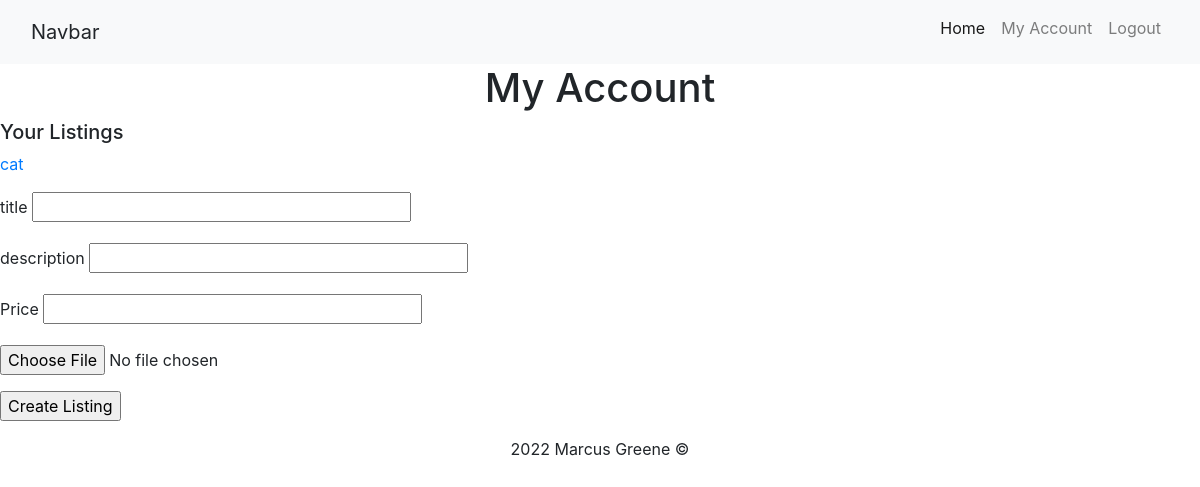
The page /my_account (signed in) on the database as committed earlier.
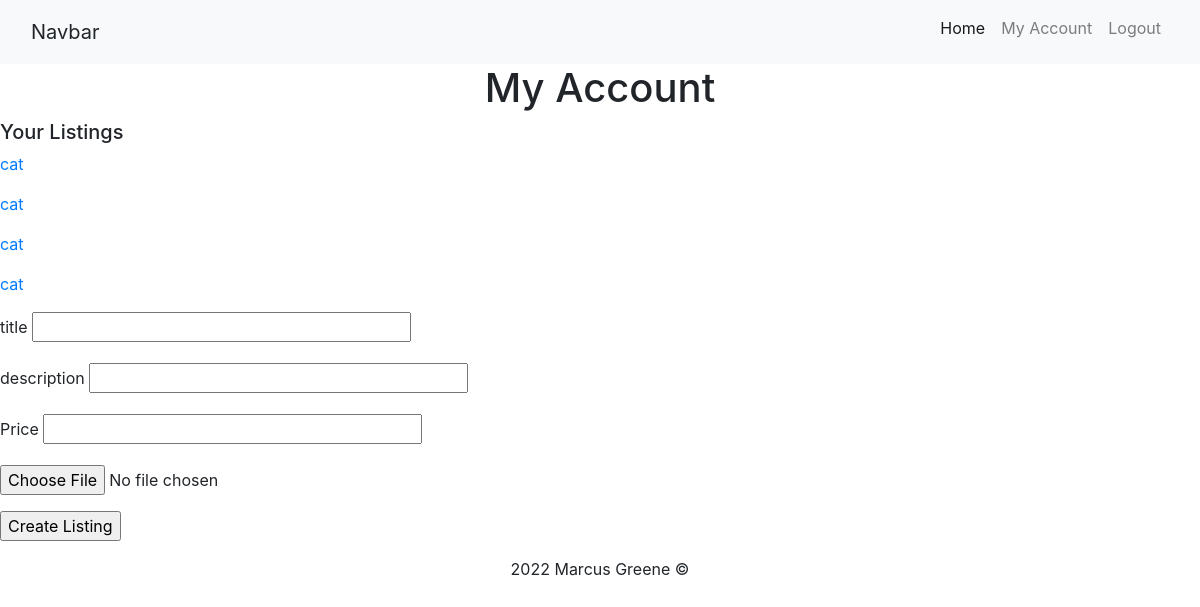
The same page on the database as committed later.
### models.py (models this page shows)
class Listing(db.Model):
    id = db.Column(db.Integer, primary_key=True)
    price = db.Column(db.String(30), index = True, unique=False)
    title = db.Column(db.String(50), index=True, unique=False)
    description = db.Column(db.String(500), unique= False, index=False)
    image = db.Column(db.LargeBinary)
    mimetype = db.Column(db.Text)
    user_id = db.Column(db.Integer, db.ForeignKey("user.id"))

### routes.py (the view, shortened to what this page needs)
@app.route('/my_account', methods=['GET', 'POST'])
def my_account():
  listings = Listing.query.filter_by(user_id=current_user.id).all()
  print(listings)
  form = Newlisting()
  return render_template('selling.html', title = "My Account", form=form, listings = listings)

### forms.py
class Newlisting(FlaskForm):
    title = StringField(label = "title", validators=[DataRequired()])
    description = StringField(label= "description", validators=[DataRequired()])
    price = StringField(label= "Price", validators=[DataRequired()])
    submit = SubmitField("Create Listing")

### models.py (called while the page is built)
@login.user_loader
def load_user(id):
    return User.query.get(int(id))

### templates/selling.html (shortened to what this page needs)
{% extends 'base.html' %}
{% block content %}
<center> <h1>My Account</h1></center>
<h5 style="text-align: left;">Your Listings</h5>
{% for listing in listings %}
<a href="/listings/{{listing.id}}"><p>{{listing.title}}</p></a>
{% endfor %}
<form action="" method='POST' enctype="multipart/form-data" novalidate>
    <p>
        {{ form.title.label }}
        {{ form.title(size=32) }}
    </p>
    <p>
        {{ form.description.label }}
        {{ form.description(size=32) }}
    </p>
    <p>
        {{ form.price.label }}
        {{ form.price(size=32) }}
    </p>
    <p>
        <input type="file" name="pic"/>
    </p>
    <p>
        {{ form.submit }}
    </p>
</form>
{% endblock %}

### templates/base.html (shortened to what this page needs)
<!DOCTYPE html>
<html lang="en">
<head>
  <link rel="stylesheet" href="https://stackpath.bootstrapcdn.com/bootstrap/4.2.1/css/bootstrap.min.css">
  <nav class="navbar navbar-expand-lg navbar-light bg-light">
    <div class="container-fluid">
      <a class="navbar-brand">Navbar</a>
      <ul class="navbar-nav me-auto mb-2 b-lg-0">
        <li class="nav-item">
          <a class="nav-link active" href="/">Home</a>
        </li>
        {% if current_user.is_authenticated %}
        <li class="nav-item">
          <a class="nav-link" href="/my_account">My Account</a>
        </li>
        <li class="nav-item">
          <a class="nav-link" href="/logout">Logout</a>
        </li>
        {% endif %}
      </ul>
    </div>
  </nav>
</head>
<body>
{% block content %}
{% endblock %}
<footer class="text-center">2022 Marcus Greene &copy;</footer>
</body>
</html>

Rows that differ between the two databases and show on the page:
added Listing: title "cat"
added Listing: title "cat"
added Listing: title "cat"
